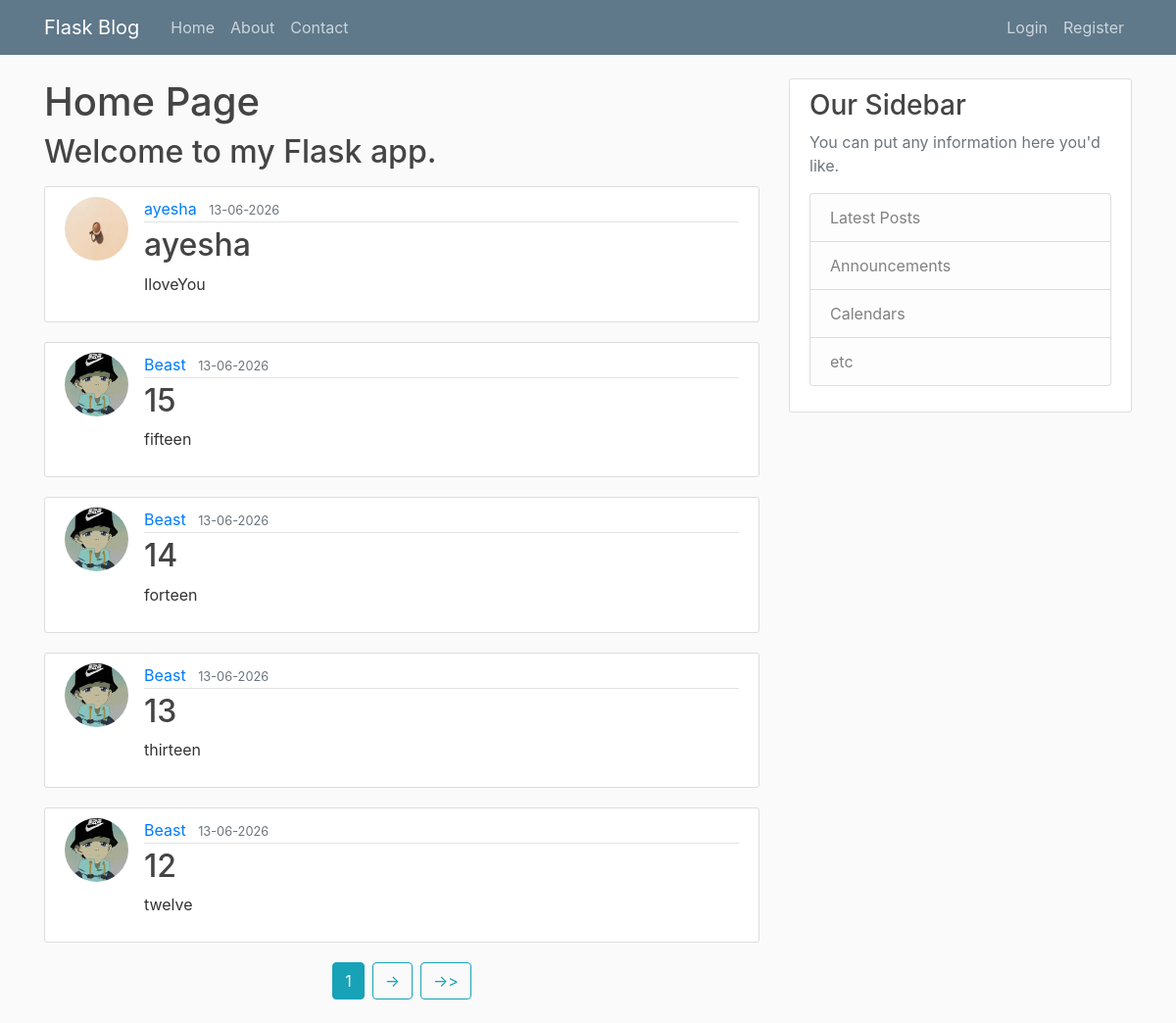
Page /home on the earlier database version.
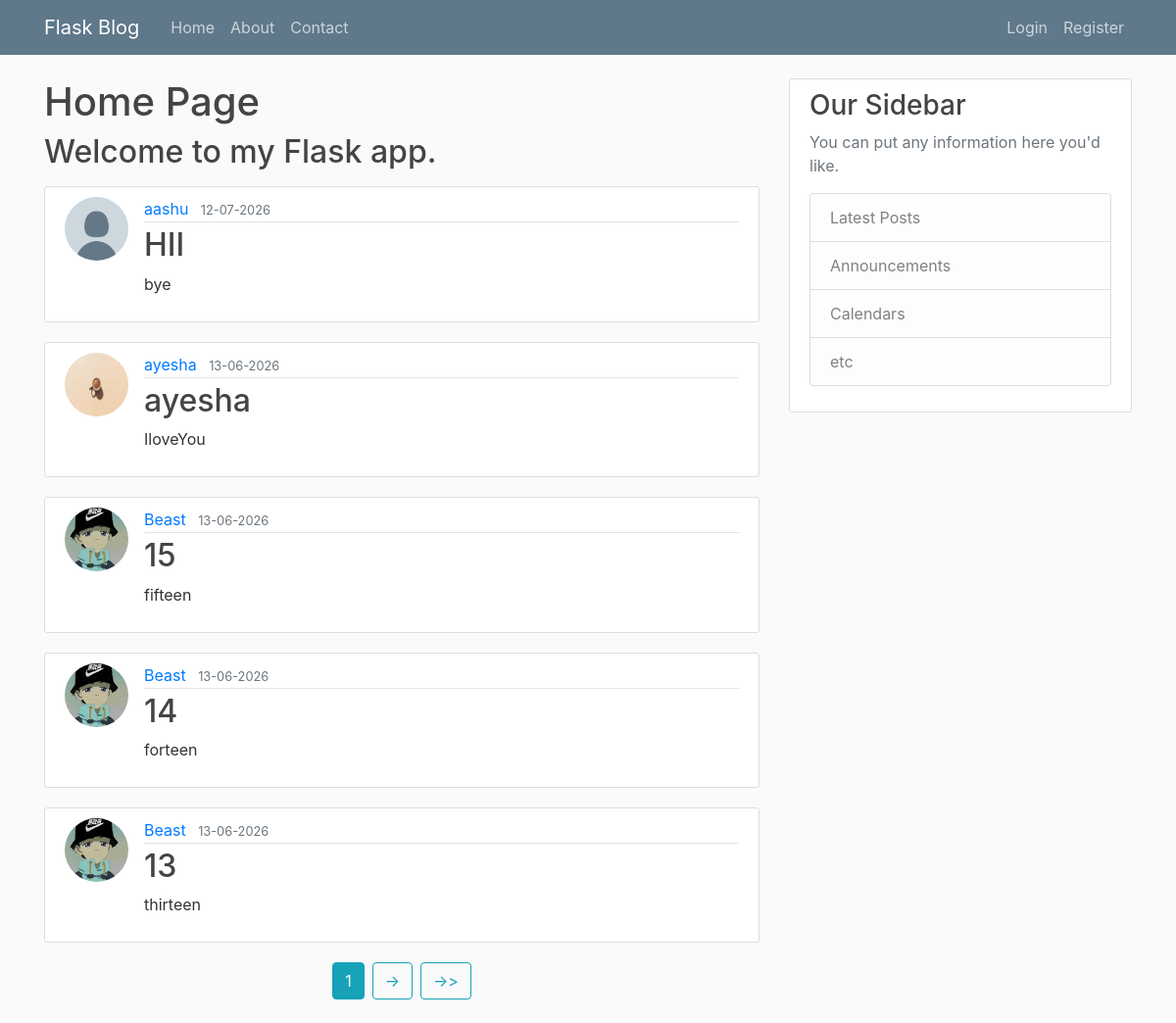
Same page on the later database version.
### flask_blog/models.py (models this page shows, shortened)
class Post(db.Model):
    id = db.Column(db.Integer, primary_key=True)
    title = db.Column(db.String(100), nullable = False)
    dateposted = db.Column(db.DateTime, nullable = False, default=lambda: datetime.now(timezone.utc))
    content = db.Column(db.Text, nullable = False)
    user_id = db.Column(db.Integer, db.ForeignKey('user.id'), nullable = False)

class User(db.Model, UserMixin):
    id = db.Column(db.Integer,  primary_key = True)
    username = db.Column(db.String(20), unique = True, nullable = False)
    email = db.Column(db.String(120), unique = True, nullable = False)
    image_file = db.Column(db.String(20), default = 'default.jpg', nullable = False)
    password = db.Column(db.String(60), nullable = False)
    posts = db.relationship('Post', backref='author', lazy=True)

### flask_blog/main/routes.py (the view)
@main.route('/')
@main.route('/home')
def home():
    page = request.args.get('page', 1, type=int)
    posts = Post.query.order_by(Post.dateposted.desc()).paginate(page=page, per_page=5)
    return render_template('home.html', posts=posts)

### flask_blog/templates/home.html (shortened to what this page needs)
{% extends "layouts.html" %}
{% block content %}
    <h1>Home Page</h1>
    <h2><p>Welcome to my Flask app.</p></h2>
    {% for post in posts.items %}
        <article class="media content-section">
            <img class="rounded-circle article-img" src="{{ url_for('static', filename='profile_pics/' + post.author.image_file) }}">
            <div class="media-body">
                <div class="article-metadata">
                <a class="mr-2" href="{{ url_for('users.user_posts', username=post.author.username) }}">{{ post.author.username }}</a>
                <small class="text-muted">{{ post.dateposted.strftime("%d-%m-%Y") }}</small>
                </div>
                <h2><a class="article-title" href="{{ url_for('posts.post_page', post_id=post.id) }}">{{ post.title }}</a></h2>
                <p class="article-content">{{ post.content }}</p>
            </div>
        </article>
    {% endfor %}
    <div class="d-flex justify-content-center">
        {% for page_num in posts.iter_pages(left_edge=1, right_edge=1, left_current=1, right_current=1) %}
            {% if page_num %}
                {% if page_num == posts.page %}
                    <a class="btn btn-info mb-4 mr-1 ml-1" href="{{ url_for('main.home', page=page_num) }}">{{ page_num }}</a>
                {% else %}
                    {% if page_num == posts.pages %}
                        <a class="btn btn-outline-info mb-4 mr-1 ml-1" href="{{ url_for('main.home', page=page_num) }}">->></a>
                    {% elif page_num == 1 %}
                        <a class="btn btn-outline-info mb-4 mr-1 ml-1" href="{{ url_for('main.home', page=page_num) }}"><<-</a>
                    {% elif page_num > posts.page %}
                        <a class="btn btn-outline-info mb-4 mr-1 ml-1" href="{{ url_for('main.home', page=page_num) }}">-></a>
                    {% else %}
                        <a class="btn btn-outline-info mb-4 mr-1 ml-1" href="{{ url_for('main.home', page=page_num) }}"><-</a>
                    {% endif %}
                {% endif %}
            {% endif %}
        {% endfor %}
    </div>
{% endblock content %}

### flask_blog/templates/layouts.html (shortened to what this page needs)
<!doctype html>
<html lang="en">
    <head>
        <link rel="stylesheet" href="https://cdn.jsdelivr.net/npm/bootstrap@4.1.3/dist/css/bootstrap.min.css">
        <link rel="stylesheet" href = "{{ url_for('static', filename='main.css') }}" />
    </head>
    <body>
        <header class="site-header">
            <nav class="navbar navbar-expand-md navbar-dark bg-steel fixed-top">
                <div class="container">
                    <a class="navbar-brand mr-4" href="{{ url_for('main.home') }}">Flask Blog</a>
                    <div class="collapse navbar-collapse" id="navbarToggle">
                        <div class="navbar-nav mr-auto">
                            <a class="nav-item nav-link" href="{{ url_for('main.home') }}">Home</a>
                            <a class="nav-item nav-link" href="{{ url_for('main.about') }}">About</a>
                            <a class="nav-item nav-link" href="{{ url_for('main.contact') }}"">Contact</a>
                        </div>
                        <div class="navbar-nav">
                            {% if current_user.is_authenticated %}
                                <a class="nav-item nav-link" href="{{ url_for('posts.new_post') }}">New Post</a>
                                <a class="nav-item nav-link" href="{{ url_for('users.account') }}">Account</a>
                                <a class="nav-item nav-link" href="{{ url_for('users.logout') }}">logout</a>
                            {% else %}
                                <a class="nav-item nav-link" href="{{ url_for('users.login') }}">Login</a>
                                <a class="nav-item nav-link" href="{{ url_for('users.register') }}">Register</a>
                            {% endif %}
                        </div>
                    </div>
                </div>
            </nav>
        </header>
        <main role="main" class="container">
            <div class="row">
                <div class="col-md-8">
                    {% block content %}
                    {% endblock %}
                </div>
                <div class="col-md-4">
                    <div class="content-section">
                        <h3>Our Sidebar</h3>
                        <p class='text-muted'>You can put any information here you'd like.
                        <ul class="list-group">
                            <li class="list-group-item list-group-item-light">Latest Posts</li>
                            <li class="list-group-item list-group-item-light">Announcements</li>
                            <li class="list-group-item list-group-item-light">Calendars</li>
                            <li class="list-group-item list-group-item-light">etc</li>
                        </ul>
                        </p>
                    </div>
                </div>
            </div>
        </main>
    </body>
</html>

### flask_blog/static/main.css (style rules this page uses)
body { background: #fafafa; color: #333333; margin-top: 5rem; }
h1, h2, h3, h4, h5, h6 { color: #444444; }
.bg-steel { background-color: #5f788a; }
.site-header .navbar-nav .nav-link { color: #cbd5db; }
.content-section { background: #ffffff; padding: 10px 20px; border: 1px solid #dddddd; border-radius: 3px; margin-bottom: 20px; }
.article-title { color: #444444; }
.article-content { white-space: pre-line; }
.article-img { height: 65px; width: 65px; margin-right: 16px; }
.article-metadata { padding-bottom: 1px; margin-bottom: 4px; border-bottom: 1px solid #e3e3e3 }

Differences in the rows shown:
no longer on this page (row unchanged): Post: image_file (picture), author.username "Beast", dateposted "13-06-2026", title "12", content "twelve"
added Post: image_file (placeholder picture), author.username "aashu", dateposted "12-07-2026", title "HII", content "bye"
